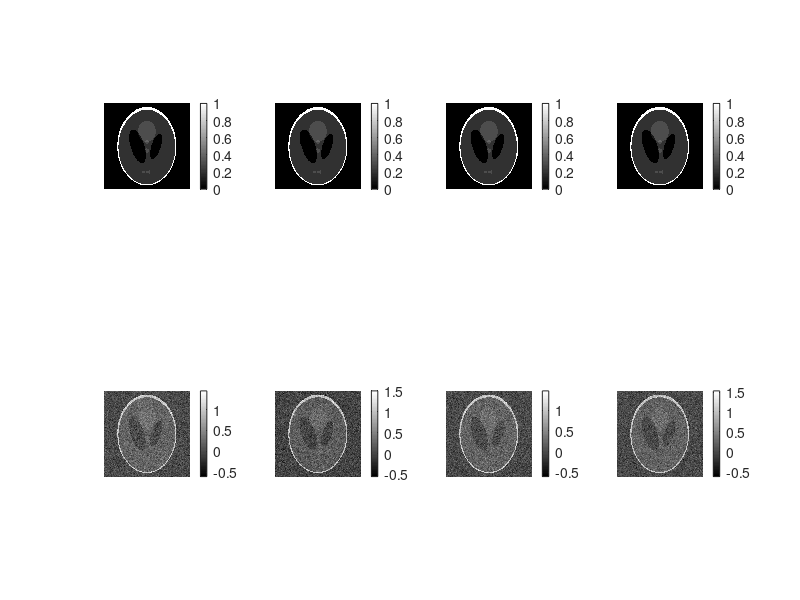

Write the MATLAB code that produced this figure.
clear all
close all
clc

% Génération du fantôme de shepp-logan

tab_sig=[0.001 0.002 0.005 0.01 0.02 0.05 0.1 0.2 0.5];
sig=tab_sig(5); % Intensité du bruit


% I1, I2, I3, I4 non bruité
I1 = phantom('Modified Shepp-Logan',255);
I2 = phantom('Modified Shepp-Logan',255);
I3 = phantom('Modified Shepp-Logan',255);
I4 = phantom('Modified Shepp-Logan',255);
IF(:,:,1) = I1;
IF(:,:,2) = I2;
IF(:,:,3) = I3;
IF(:,:,4) = I4;

% IF = non bruité, IN = bruité
for i = 1:4
    IN(:,:,i) = IF(:,:,i) + sqrt(sig)*randn(size(IF(:,:,i)));
end

% I0, I90, I45, I135 bruité
I0=IN(:,:,1);
I90=IN(:,:,2);
I45=IN(:,:,3);
I135=IN(:,:,4);

save('I0.mat','I0');
save('I90.mat','I90');
save('I45.mat','I45');
save('I135.mat','I135');

save('I0_clean.mat','I1');
save('I90_clean.mat','I2');
save('I45_clean.mat','I3');
save('I135_clean.mat','I4');

% figure 1, canaux I0, I90, I45, I135 non bruités vs bruités
figure;subplot(241), imshow(I1,[]);colorbar
subplot(242),imshow(I2,[]);colorbar
subplot(243),imshow(I3,[]);colorbar
subplot(244),imshow(I4,[]);colorbar

subplot(245),imshow(I0,[]);colorbar
subplot(246),imshow(I90,[]);colorbar
subplot(247),imshow(I45,[]);colorbar
subplot(248),imshow(I135,[]);colorbar

print -dpng shepp_logan_phantom.png;
